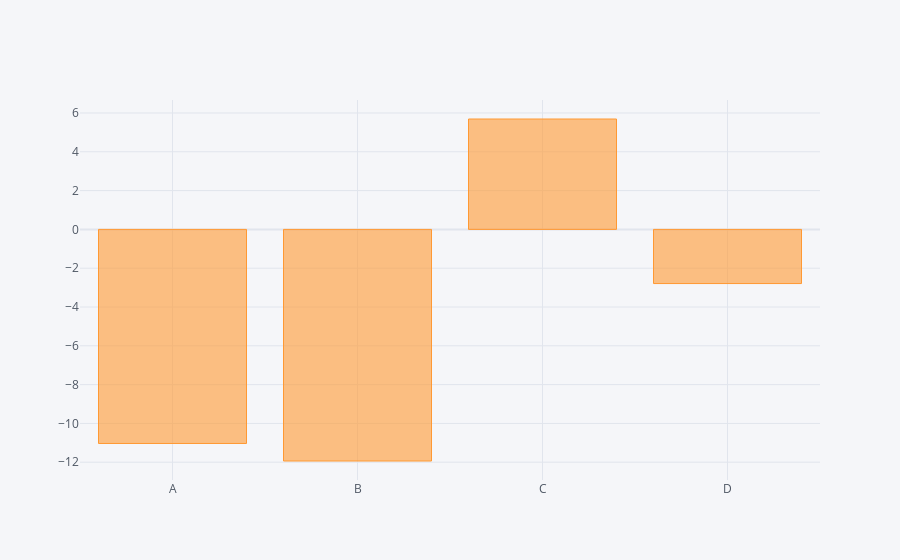

Notebook cell for this chart:
### Code cell
df.sum().iplot(kind='bar')

### Figure 1 — Plotly figure (JSON) as saved in the notebook; plotly's stock layout.template omitted (floating-point values rounded to 4 significant figures)
{"data": [{"marker": {"color": "rgba(255, 153, 51, 0.6)", "line": {"color": "rgba(255, 153, 51, 1.0)", "width": 1}}, "name": "None", "orientation": "v", "text": "", "type": "bar", "x": ["A", "B", "C", "D"], "y": [-11.03, -11.94, 5.69, -2.791]}], "layout": {"legend": {"bgcolor": "#F5F6F9", "font": {"color": "#4D5663"}}, "paper_bgcolor": "#F5F6F9", "plot_bgcolor": "#F5F6F9", "title": {"font": {"color": "#4D5663"}}, "xaxis": {"gridcolor": "#E1E5ED", "showgrid": true, "tickfont": {"color": "#4D5663"}, "title": {"font": {"color": "#4D5663"}, "text": ""}, "zerolinecolor": "#E1E5ED"}, "yaxis": {"gridcolor": "#E1E5ED", "showgrid": true, "tickfont": {"color": "#4D5663"}, "title": {"font": {"color": "#4D5663"}, "text": ""}, "zerolinecolor": "#E1E5ED"}}}
